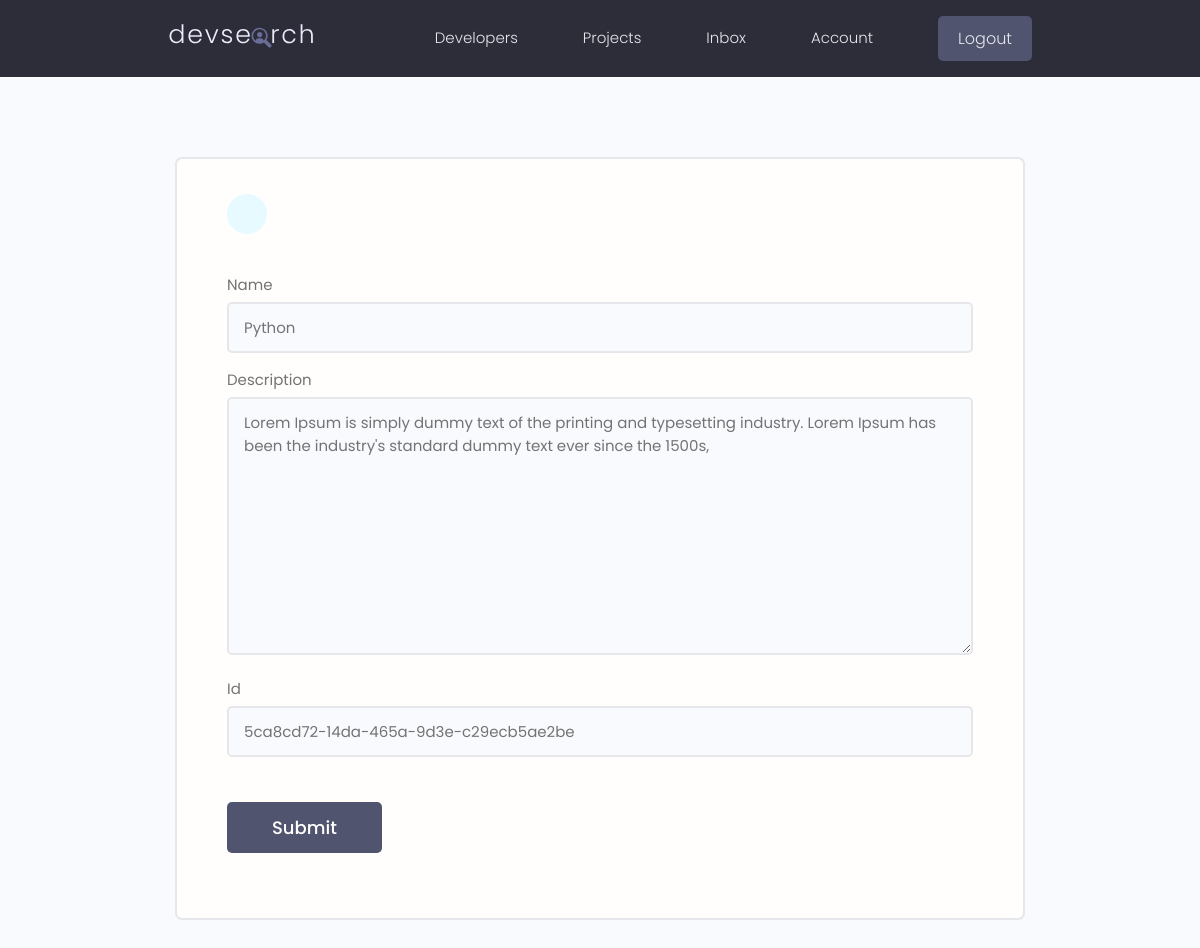
/update-skill/5ca8cd72-14da-465a-9d3e-c29ecb5ae2be/ (signed in), run on the app's committed database.
### users/models.py (models this page shows, shortened)
class Skill(models.Model):
    owner = models.ForeignKey(Profile, on_delete=models.CASCADE, null=True, blank=True)
    name = models.CharField(max_length=200, blank=True , null=True)
    description = models.TextField(null=True , blank=True)
    created = models.DateTimeField(auto_now_add=True)
    id = models.UUIDField(default=uuid.uuid4,unique=True,primary_key=True,editable=True)

### users/views.py (the view)
# urls.py: path('update-skill/<uuid:pk>/', views.updateSkill, name='update-skill'),
@login_required(login_url = 'login')
def updateSkill(request , pk):
    profile = request.user.profile
    skill = profile.skill_set.get(id=pk)
    form = SkillForm(instance=skill)
    if request.method == 'POST':
        form = SkillForm(request.POST , instance=skill)
        if form.is_valid():
            form.save()
            messages.success(request , 'Skill was Updated successfully !! ')
            return redirect('account')
    context = {'form' : form}
    return render(request , 'users/skill_form.html', context)

### users/forms.py
class SkillForm(ModelForm):
    class Meta:
        model = Skill
        field = '__all__'
        exclude = ['owner']
    def __init__(self, *args, **kwargs):
        super(SkillForm, self).__init__(*args, **kwargs)
        for name , field in self.fields.items():
            field.widget.attrs.update({'class': 'input'})

### users/templates/users/skill_form.html (shortened to what this page needs)
{% extends 'main.html' %}
{% block content %}
<main class="formPage my-xl">
    <div class="content-box">
        <div class="formWrapper">
            <a class="backButton" href="{% url 'account' %}"></a>
            <br>
            <form class="form" method="POST" action="">
                {% for field in form %}
                <div class="form__field">
                    <label for="formInput#text">{{field.label}}</label>
                    {{field}}
                </div>
                {% endfor %}
                <input class="btn btn--sub btn--lg  my-md" type="submit" value="Submit" />
            </form>
        </div>
    </div>
</main>
{% endblock %}

### static/styles/app.css (style rules this page uses)
:root { --color-sub: #2d2d39; }
.btn--sub { background-color: var(--color-sub-light); }
.content-box { width: 95%; max-width: 85rem; margin: 0 auto; }
.backButton { background: var(--color-main-light); color: var(--color-main); width: 4rem; height: 4rem; display: flex; align-items: center; justify-content: center; border-radius: 50%; }
.formPage .formWrapper { list-style: none; background: var(--color-white); padding: 3.5rem 5rem; border: 2px solid var(--color-light); border-radius: 0.7rem; }

### static/uikit/styles/modules/_variables.css (style rules this page uses)
:root { --color-main: #5aa5b9; --color-main-light: #e6faff; --color-sub: #3f4156; --color-sub-light: #51546e; --color-sub-lighter: #ededfd; --color-text: #737373; --color-gray: #8b8b8b; --color-light: #e5e7eb; --color-light-gray: #767676; --color-bg: #f8fafd; --color-white: #fffefd; --color-white-light: #f3f3f3; --color-success: #359e64; --color-success-bg: #def8e8; --color-error: #fc4b0b; --color-error-bg: #fff2ee; --font-base: 'Poppins', arial, helvetica, 'Segoe UI', roboto, ubuntu, sans-serif; --font-monospace: 'Fira Code', 'Courier New', courier, monospace; --font-regular: 300; --font-medium: 500; --font-bold: 700; --generic-shadow: 1px 1px 5px #00000010; --generic-transition: all 0.3s ease-in-out; }

### static/uikit/styles/modules/_base.css (style rules this page uses)
* { margin: 0; padding: 0; box-sizing: border-box; text-rendering: optimizeLegibility; color: inherit; font-size: inherit; }
html { font-size: 50%; }
@media only screen and (min-width: 480px) { html { font-size: 56.25%; } }
@media only screen and (min-width: 1200px) { html { font-size: 62.5%; } }
body { line-height: 1.6; font-weight: 400; font-size: 1.5rem; color: var(--color-text); background-color: var(--color-bg); min-height: 100vh; }

### static/uikit/styles/modules/_typography.css (style rules this page uses)
* { font-family: var(--font-base); }
a { padding-bottom: 2px; text-decoration: none; display: inline-block; color: var(--color-main); font-weight: var(--font-medium); }

### static/uikit/styles/modules/_utilities.css (style rules this page uses)
.my-md { margin: 3rem auto; }
.my-xl { margin: 8rem auto; }

### static/uikit/styles/modules/_button.css (style rules this page uses)
.btn { display: inline-block; position: relative; cursor: pointer; background-color: var(--color-light); font-weight: var(--font-medium); color: var(--color-sub); text-decoration: none; padding: 1rem 2rem; border-radius: 0.5rem; border: none; width: -webkit-fit-content; width: -moz-fit-content; width: fit-content; height: -webkit-fit-content; height: -moz-fit-content; height: fit-content; font-size: 1.6rem; outline-width: 0; outline-color: transparent; -webkit-backface-visibility: hidden; backface-visibility: hidden; transition: all 0.3s ease-in-out; }
.btn--sub { background-color: var(--color-sub); color: var(--color-white); }
.btn--lg { font-size: 1.8rem; padding: 1.2rem 4.5rem; }

### static/uikit/styles/modules/_form.css (style rules this page uses)
.form { display: block; }
.form__field { margin-top: 1.5rem; margin-bottom: 1.5rem; }
.form__label, .form__field > label { display: block; margin-bottom: 0.5rem; color: var(--color-text); }
input.input[type='text'], input.input[type='email'], input.input[type='password'], input.input[type='number'], select.input, textarea.input { min-width: 24rem; width: 100%; padding: 1.2rem 1.5rem; border-radius: 0.5rem; border: 2px solid var(--color-light); transition: all 0.3s ease-in-out; background-color: var(--color-bg); }

### data on the page
Skill: form "Python" "Lorem Ipsum is simply dummy text of the printing and typesetting industry. Lorem Ipsum has been the industry's standard dummy text ever since the 1500s," "5ca8cd72-14da-465a-9d3e-c29ecb5ae2be"

### other printed values
{{ field.label }} "Name" "Description" "Id"
